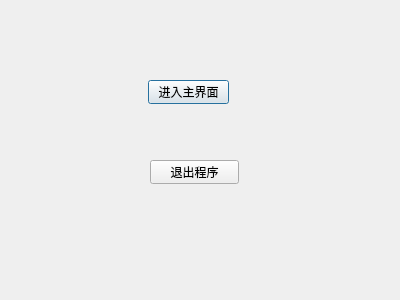
<?xml version="1.0" encoding="UTF-8"?>
<ui version="4.0">
 <class>Dialog</class>
 <widget class="QDialog" name="Dialog">
  <property name="geometry">
   <rect>
    <x>0</x>
    <y>0</y>
    <width>400</width>
    <height>300</height>
   </rect>
  </property>
  <property name="windowTitle">
   <string>Dialog</string>
  </property>
  <widget class="QPushButton" name="pushButton">
   <property name="geometry">
    <rect>
     <x>148</x>
     <y>80</y>
     <width>81</width>
     <height>24</height>
    </rect>
   </property>
   <property name="text">
    <string>进入主界面</string>
   </property>
  </widget>
  <widget class="QPushButton" name="pushButton_2">
   <property name="geometry">
    <rect>
     <x>150</x>
     <y>160</y>
     <width>89</width>
     <height>24</height>
    </rect>
   </property>
   <property name="text">
    <string>退出程序</string>
   </property>
  </widget>
 </widget>
 <resources/>
 <connections>
  <connection>
   <sender>pushButton_2</sender>
   <signal>clicked()</signal>
   <receiver>Dialog</receiver>
   <slot>close()</slot>
   <hints>
    <hint type="sourcelabel">
     <x>199</x>
     <y>172</y>
    </hint>
    <hint type="destinationlabel">
     <x>326</x>
     <y>217</y>
    </hint>
   </hints>
  </connection>
 </connections>
</ui>
